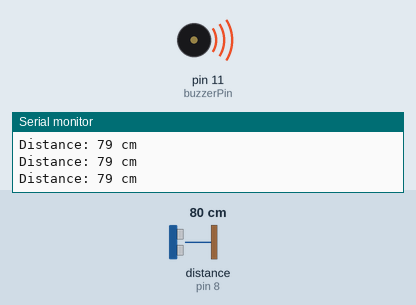
Bench run of a sketch on a simulated Arduino Uno, built with avr-gcc and run on an emulated ATmega328P. Parts: buzzer (waves = sounding), the last lines printed to the serial monitor. Wiring (inferred from the names in the program): ultrasonic range finder: trigger pin 9; echo pin 8. The inputs (shaded band) are chosen by the test bench; at power-on: distance to the obstacle (sensor on pin 8) 80 cm. The echo pulse lasts 58.3 µs per cm.

Above: at 1.2 s.
1.3 s: distance to the obstacle (sensor on pin 8) set to 96 cm
2.8 s: distance to the obstacle (sensor on pin 8) set to 104 cm
At 4.3 s:
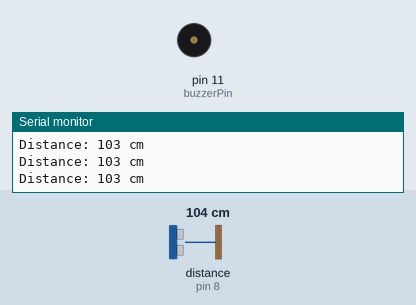
4.6 s: distance to the obstacle (sensor on pin 8) set to 2 cm
At 5.8 s:
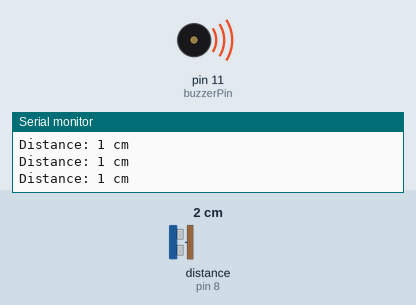
6.1 s: distance to the obstacle (sensor on pin 8) set to 120 cm
At 7.6 s:
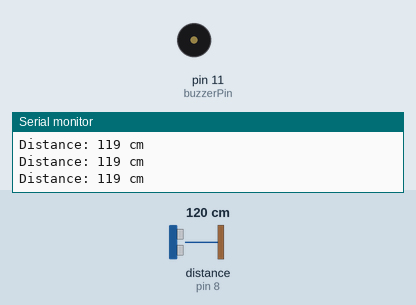
Timing chart, 0 to 8.6 s (numbered marks = the images above; inputs shaded):
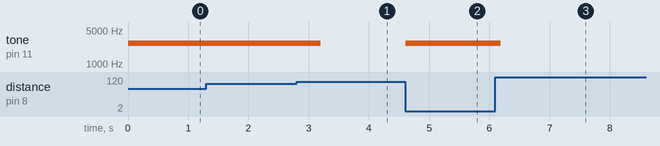

Measured:
- the behaviour switches between 101 and 102 cm on distance to the obstacle (sensor on pin 8) (found by bisection; images 0 and 1)
- after the input at 2.8 s, tone on pin 11 (buzzerPin): 2700 Hz → silent after 0.40 s
- after the input at 4.6 s, tone on pin 11 (buzzerPin): silent → 2700 Hz at once
- after the input at 6.1 s, tone on pin 11 (buzzerPin): 2700 Hz → silent after 0.09 s

The sketch:

glassprojesi_1.ino
```cpp
// Smart Glasses Project for Visually Impaired (0 CM Filter Version)

const int trigPin = 9;
const int echoPin = 8;
const int buzzerPin = 11;

long duration;
int distance;

void setup() {
  pinMode(trigPin, OUTPUT);
  pinMode(echoPin, INPUT);
  pinMode(buzzerPin, OUTPUT);
  Serial.begin(9600);
}

void loop() {
  digitalWrite(trigPin, LOW);
  delayMicroseconds(2);
  digitalWrite(trigPin, HIGH);
  delayMicroseconds(10);
  digitalWrite(trigPin, LOW);

  // Add timeout to prevent freezing if sensor fails
  duration = pulseIn(echoPin, HIGH, 30000);

  distance = duration / 58.2;

  Serial.print("Distance: ");
  Serial.print(distance);
  Serial.println(" cm");

  // ERROR FILTER: If distance is 0 or invalid, turn buzzer off
  if (distance <= 0 || distance > 400) {
    noTone(buzzerPin);
  }
  // Real obstacle detection range (only 1 to 100 cm)
  else if (distance <= 30) {
    tone(buzzerPin, 2700);
    delay(80);
  }
  else if (distance <= 60) {
    tone(buzzerPin, 2700);
    delay(200);
  }
  else if (distance <= 100) {
    tone(buzzerPin, 2700);
    delay(400);
  }
  else {
    noTone(buzzerPin);
  }

  delay(50);
}
```
